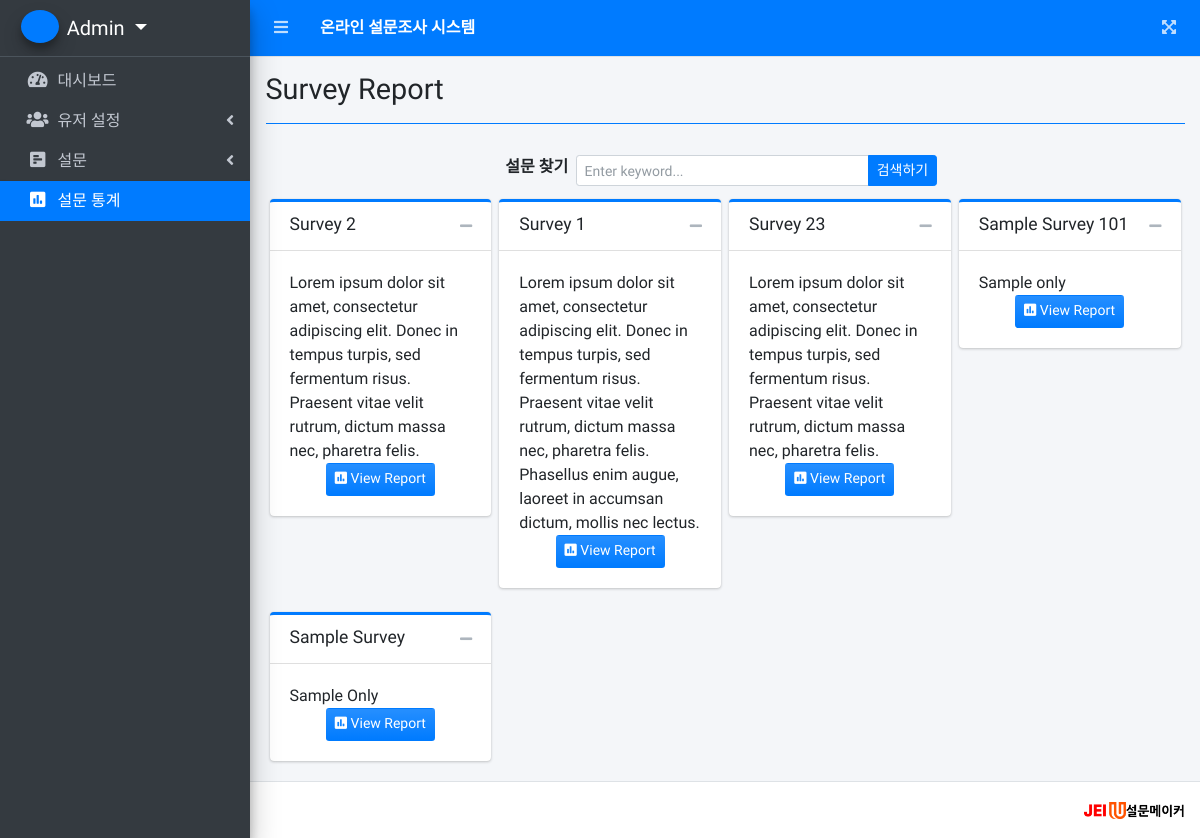
Page /index.php?page=survey_report (signed in) on the committed database.
### tables this page shows
CREATE TABLE `survey_set` (
  `id` int(30) NOT NULL,
  `title` varchar(200) NOT NULL,
  `description` text NOT NULL,
  `user_id` int(30) NOT NULL,
  `start_date` date NOT NULL,
  `end_date` date NOT NULL,
  `date_created` datetime NOT NULL DEFAULT current_timestamp()
);

### survey_report.php (the view, shortened to what this page needs)
<?php include 'db_connect.php' ?>
<div class="col-lg-12">
	<div class="d-flex w-100 justify-content-center align-items-center mb-2">
		<label for="" class="control-label">설문 찾기</label>
		<div class="input-group input-group-sm col-sm-5">
          <input type="text" class="form-control" id="filter" placeholder="Enter keyword...">
          <span class="input-group-append">
            <button type="button" class="btn btn-primary btn-flat" id="search">검색하기</button>
          </span>
        </div>
	</div>
	<div class="row">
		<?php
		$survey = $conn->query("SELECT * FROM survey_set order by rand() ");
		while($row=$survey->fetch_assoc()):
		?>
		<div class="col-md-3 py-1 px-1 survey-item">
			<div class="card card-outline card-primary">
              <div class="card-header">
                <h3 class="card-title"><?php echo ucwords($row['title']) ?></h3>
                <div class="card-tools">
                  <button type="button" class="btn btn-tool" data-card-widget="collapse">
                    <i class="fas fa-minus"></i>
                  </button>
                </div>
              </div>
              <div class="card-body" style="display: block;">
               <?php echo $row['description'] ?>
               <div class="row">
               	<div class="d-flex justify-content-center w-100 text-center">
               			<a href="index.php?page=view_survey_report&id=<?php echo $row['id'] ?>" class="btn btn-sm bg-gradient-primary"><i class="fa fa-poll"></i> View Report</a>
               	</div>
               </div>
              </div>
            </div>
		</div>
	<?php endwhile; ?>
	</div>
</div>

### rows in the picture
survey_set: title "Survey 2", description "Lorem ipsum dolor sit amet, consectetur adipiscing elit. Donec in tempus turpis, sed fermentum risus. Praesent vitae velit rutrum, dictum massa nec, pharetra felis."
survey_set: title "Survey 1", description "Lorem ipsum dolor sit amet, consectetur adipiscing elit. Donec in tempus turpis, sed fermentum risus. Praesent vitae velit rutrum, dictum massa nec, pharetra felis. Phasellus enim augue, laoreet in accumsan dictum, mollis nec lectus."
survey_set: title "Survey 23", description "Lorem ipsum dolor sit amet, consectetur adipiscing elit. Donec in tempus turpis, sed fermentum risus. Praesent vitae velit rutrum, dictum massa nec, pharetra felis."
survey_set: title "Sample Survey 101", description "Sample only"
survey_set: title "Sample Survey", description "Sample Only"

### other values in the picture
$_SESSION['login_firstname'].' '.$_SESSION['login_lastname'] "Admin"
$title "Survey Report"
